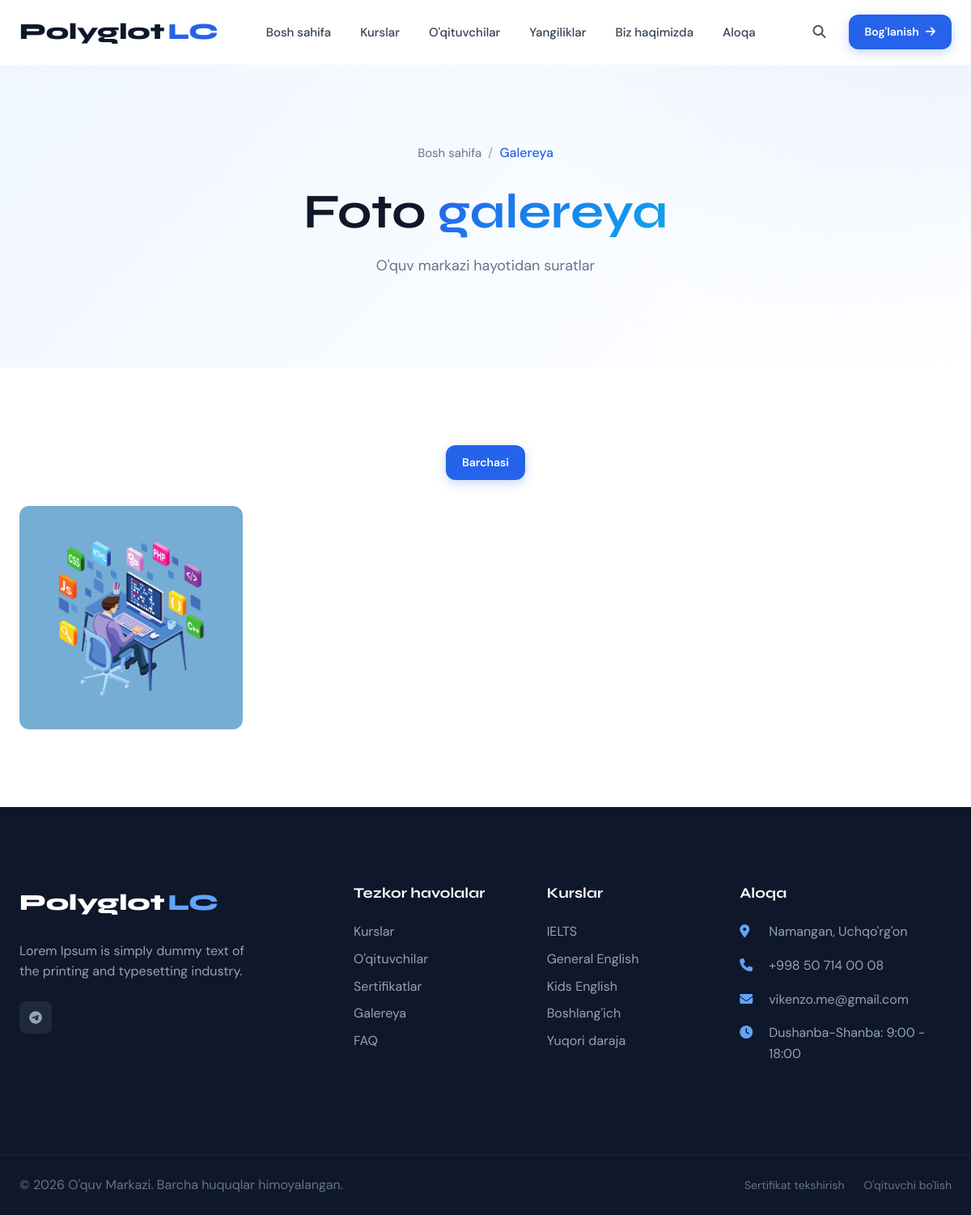
Page /galereya/ on the earlier database version.
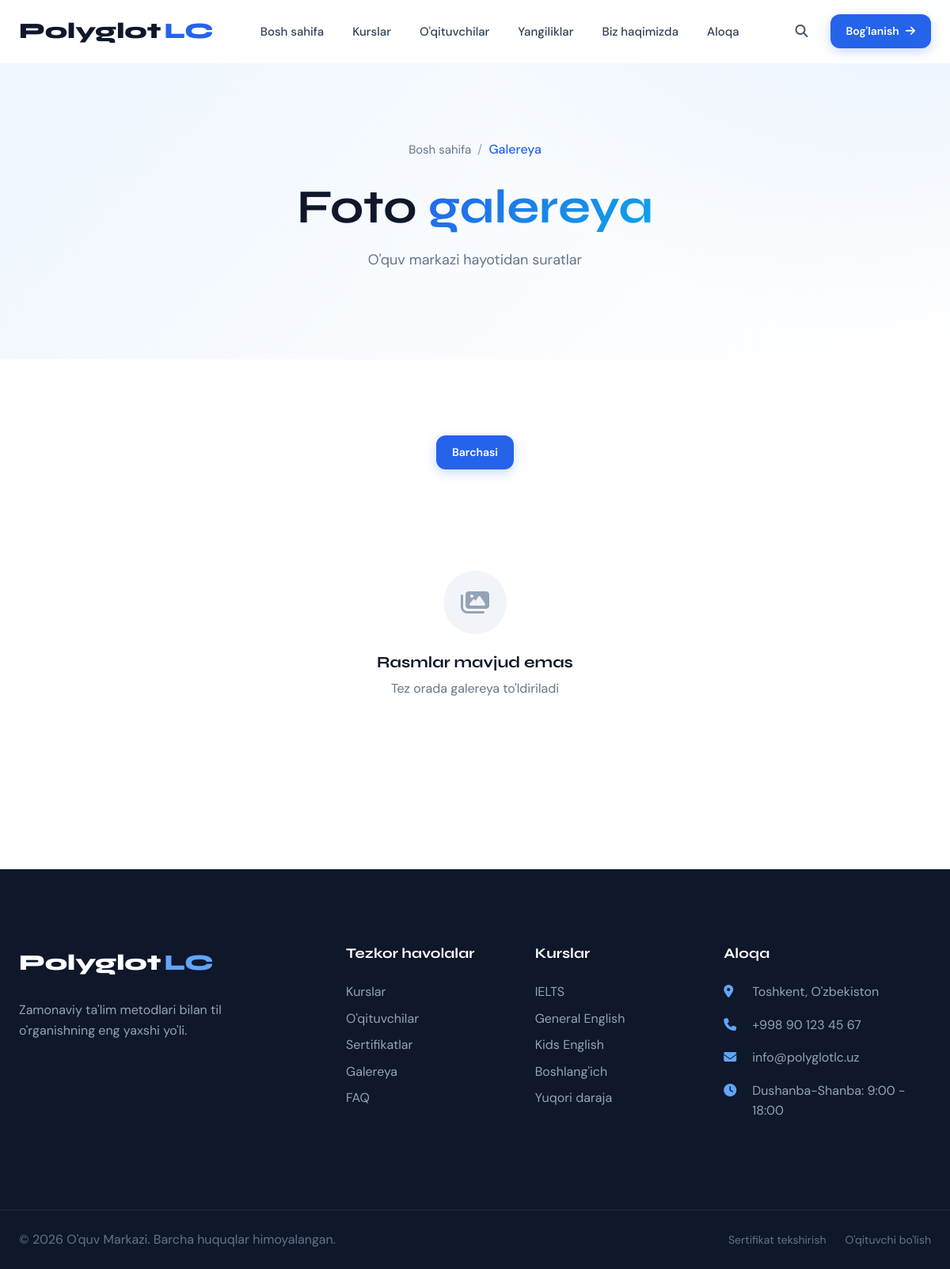
Same page on the later database version.
### front/models.py (models this page shows, shortened)
class Gallery(models.Model):
    title = models.CharField('Sarlavha', max_length=200, blank=True)
    image = models.ImageField('Rasm', upload_to='gallery/%Y/%m/')
    category = models.ForeignKey(GalleryCategory, on_delete=models.SET_NULL,
                                 null=True, blank=True, verbose_name='Kategoriya',
                                 related_name='images')
    description = models.TextField('Tavsif', blank=True)
    is_featured = models.BooleanField('Asosiy sahifada?', default=False)
    order = models.IntegerField('Tartib', default=0)
    created_at = models.DateTimeField('Qo\'shilgan', auto_now_add=True)
    class Meta:
        verbose_name = 'Galereya rasmi'
        verbose_name_plural = 'Galereya rasmlari'
        ordering = ['-is_featured', 'order', '-created_at']
    @property
    def display_title(self):
        if self.title:
            return self.title
        if self.category:
            return self.category.name
        return "Galereya rasmi"

class SiteSettings(models.Model):
    site_name = models.CharField('Sayt nomi', max_length=200, default='O\'quv Markazi')
    site_tagline = models.CharField('Slogan', max_length=300, blank=True)
    logo = models.ImageField('Logo', upload_to='site/', blank=True, null=True)
    favicon = models.ImageField('Favicon', upload_to='site/', blank=True, null=True)
    phone_primary = models.CharField('Asosiy telefon', max_length=20)
    phone_secondary = models.CharField('Qo\'shimcha telefon', max_length=20, blank=True)
    email = models.EmailField('Email')
    address = models.TextField('Manzil')
    working_hours = models.CharField('Ish vaqti', max_length=200,
                                     default='Dushanba-Shanba: 9:00 - 18:00')
    about_short = models.TextField('Qisqacha haqimizda', max_length=500, blank=True,
                                   help_text='Asosiy sahifa uchun')
    about_full = models.TextField('To\'liq haqimizda', blank=True,
                                  help_text='Haqimizda sahifasi uchun')
    facebook = models.URLField('Facebook', blank=True)
    instagram = models.URLField('Instagram', blank=True)
    telegram = models.URLField('Telegram', blank=True)
    youtube = models.URLField('YouTube', blank=True)
    linkedin = models.URLField('LinkedIn', blank=True)
    twitter = models.URLField('Twitter', blank=True)
    tiktok = models.URLField('TikTok', blank=True)
    google_maps_embed = models.TextField('Google Maps embed kodi', blank=True)
    google_maps_link = models.URLField('Google Maps link', blank=True)
    meta_description = models.CharField('Meta tavsif', max_length=160, blank=True)
    meta_keywords = models.CharField('Meta kalit so\'zlar', max_length=255, blank=True)
    students_count = models.IntegerField('Talabalar soni', default=0,
                                        help_text='Saytda ko\'rsatish uchun')
    teachers_count = models.IntegerField('O\'qituvchilar soni', default=0)
    courses_count = models.IntegerField('Kurslar soni', default=0)
    success_rate = models.IntegerField('Muvaffaqiyat foizi', default=95,
                                      validators=[MinValueValidator(0), MaxValueValidator(100)])
    updated_at = models.DateTimeField('Yangilangan', auto_now=True)
    class Meta:
        verbose_name = 'Sayt sozlamalari'
        verbose_name_plural = 'Sayt sozlamalari'
    @classmethod
    def load(cls):
        obj, created = cls.objects.get_or_create(pk=1)
        return obj

### front/views.py (the view)
# urls.py: path('galereya/', views.gallery, name='gallery'),
def gallery(request):
    images = Gallery.objects.select_related('category').order_by('-created_at')
    category_slug = request.GET.get('category', '')
    if category_slug:
        images = images.filter(category__slug=category_slug)
    paginator = Paginator(images, 24)
    page = request.GET.get('page')
    images = paginator.get_page(page)
    context = {
        'images': images,
        'categories': GalleryCategory.objects.all(),
        'selected_category': category_slug,
        'settings': SiteSettings.load(),
    }
    return render(request, 'gallery.html', context)

### templates/gallery.html (shortened to what this page needs)
{% extends 'base.html' %}
{% load static %}
{% block content %}
<section class="page-header">
    <div class="container">
        <div class="page-header-content">
            <nav class="breadcrumb">
                <a href="{% url 'home' %}">Bosh sahifa</a>
                <span>/</span>
                <span class="current">Galereya</span>
            </nav>
            <h1 class="page-title">Foto <span class="text-gradient">galereya</span></h1>
            <p class="page-desc">O'quv markazi hayotidan suratlar</p>
        </div>
    </div>
</section>
<section class="section-sm">
    <div class="container">
        <div class="d-flex gap-2 mb-4" style="flex-wrap: wrap; justify-content: center;" data-aos="fade-up">
            <a href="{% url 'gallery' %}"
                class="btn {% if not selected_category %}btn-primary{% else %}btn-outline{% endif %} btn-sm">
                Barchasi
            </a>
        </div>
        <div class="gallery-grid">
            {% for image in images %}
            <div class="gallery-item" data-aos="fade-up" data-aos-delay="{{ forloop.counter0|add:25 }}">
                <img src="{{ image.image.url }}" alt="{{ image.display_title }}">
            </div>
            {% empty %}
            <div class="empty-state" style="grid-column: 1 / -1;">
                <div class="empty-state-icon">
                    <i class="fas fa-images"></i>
                </div>
                <h3>Rasmlar mavjud emas</h3>
                <p>Tez orada galereya to'ldiriladi</p>
            </div>
            {% endfor %}
        </div>
    </div>
</section>
{% endblock %}

### templates/base.html (shortened to what the changed rows need)
{% load static %}
<!DOCTYPE html>
<html lang="uz">
<head>
    <link rel="stylesheet" href="https://cdnjs.cloudflare.com/ajax/libs/font-awesome/6.5.1/css/all.min.css">
    <link href="https://unpkg.com/aos@2.3.1/dist/aos.css" rel="stylesheet">
    <link rel="stylesheet" href="{% static 'css/main.css' %}">
</head>
<body>
    <main class="main">
        {% block content %}{% endblock %}
    </main>
    <footer class="footer">
        <div class="footer-top">
            <div class="container">
                <div class="footer-grid">
                    <div class="footer-brand">
                        <a href="{% url 'home' %}" class="footer-logo">
                            {% if settings.logo %}
                            <img src="{{ settings.logo.url }}" alt="{{ settings.site_name }}">
                            {% else %}
                            <span class="logo-text">Polyglot</span><span class="logo-accent">LC</span>
                            {% endif %}
                        </a>
                        <p class="footer-desc">{{ settings.about_short|default:"Zamonaviy ta'lim metodlari bilan til o'rganishning eng yaxshi yo'li." }}</p>
                        <div class="footer-social">
                            {% if settings.telegram %}<a href="{{ settings.telegram }}" target="_blank" aria-label="Telegram"><i class="fab fa-telegram"></i></a>{% endif %}
                        </div>
                    </div>
                    <div class="footer-contact">
                        <ul>
                            <li>
                                <i class="fas fa-map-marker-alt"></i>
                                <span>{{ settings.address|default:"Toshkent, O'zbekiston" }}</span>
                            </li>
                            <li>
                                <i class="fas fa-phone"></i>
                                <a href="tel:{{ settings.phone_primary }}">{{ settings.phone_primary|default:"+998 90 123 45 67" }}</a>
                            </li>
                            <li>
                                <i class="fas fa-envelope"></i>
                                <a href="mailto:{{ settings.email }}">{{ settings.email|default:"info@polyglotlc.uz" }}</a>
                            </li>
                            <li>
                                <i class="fas fa-clock"></i>
                                <span>{{ settings.working_hours|default:"Dushanba-Shanba: 9:00 - 18:00" }}</span>
                            </li>
                        </ul>
                    </div>
                </div>
            </div>
        </div>
        <div class="footer-bottom">
            <div class="container">
                <div class="footer-bottom-inner">
                    <p>&copy; {% now "Y" %} {{ settings.site_name|default:"PolyglotLC" }}. Barcha huquqlar himoyalangan.</p>
                    <div class="footer-bottom-links">
                        <a href="{% url 'certificate_verify' %}">Sertifikat tekshirish</a>
                        <a href="{% url 'teacher_apply' %}">O'qituvchi bo'lish</a>
                    </div>
                </div>
            </div>
        </div>
    </footer>
</body>
</html>

Differences in the rows shown:
removed Gallery: image (picture)
changed SiteSettings "Dushanba-Shanba: 9:00 - 18:00": about_short "Lorem Ipsum is simply dummy text of the printing and typesetting industry." → "Zamonaviy ta'lim metodlari bilan til o'rganishning eng yaxshi yo'li."; address "Namangan, Uchqo'rg'on" → "Toshkent, O'zbekiston"; phone_primary "+998 50 714 00 08" → "+998 90 123 45 67"; email "vikenzo.me@gmail.com" → "info@polyglotlc.uz"
Other differences:
text now shown: "Rasmlar mavjud emas Tez orada galereya to'ldiriladi"
